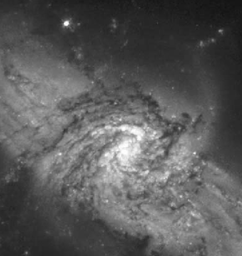
#> input picture images/galaxy.tif, 242 x 256 px, shrunk from 566 x 598 before the run
$ jupyter execute --allow-errors secao_4.ipynb
#> lines starting #> are read from the running program, lines starting #| are printed output that depends on the picture
# Seção 4: Filtro de Tamanho Arbitrário

O objetivo desta seção é implementar filtros de tamanho arbitrário n×n em Python, usando diferentes tipos de padding e explorar como diferentes funções de filtro (por exemplo, filtros Gaussianos para suavização e filtros Laplacianos para aguçamento) afetam as características da imagem.

# Metodologia e Implementação

### Configurações do Projeto e Funções úteis

[cell 1]
import cv2
import numpy as np
import matplotlib.pyplot as plt

def calcular_histograma(imagem):
    histograma = np.zeros(256, dtype=int)

    for valor in imagem.flatten():
        histograma[valor] += 1

    return histograma

## Implementação do Filtro com Tamanho Arbitrário:

O objetivo desta implementação é aplicar um filtro de tamanho arbitrário em uma imagem em escala de cinza. O filtro permite suavizar a imagem e reduzir o ruído, utilizando uma matriz de coeficientes que define como os pixels vizinhos devem influenciar o pixel central. Neste exemplo, um filtro de 7x5 é aplicado a uma imagem ruidosa gerada por meio da adição de ruído gaussiano.

Nesta implementação, uma função `aplicar_filtro_arbitrario` foi criada para aplicar o filtro à imagem. A função calcula a soma ponderada dos pixels na vizinhança de cada pixel, conforme definido pela matriz do filtro, e garante que o resultado permaneça dentro do intervalo válido de intensidades de pixel. Após a aplicação do filtro, a imagem filtrada é exibida ao lado da imagem original, demonstrando a eficácia do filtro na suavização e na redução de ruído. A abordagem é flexível e pode ser adaptada para usar diferentes tamanhos e formas de filtros.

[cell 2]
import numpy as np
import cv2
import matplotlib.pyplot as plt

def aplicar_filtro_arbitrario(image, filter_matrix):
    M, N = image.shape
    K = filter_matrix.shape[1] // 2
    L = filter_matrix.shape[0] // 2

    filtered_image = np.zeros_like(image)
    scale_factor = 1.0 / np.sum(filter_matrix)

    for u in range(K, M - K):
        for v in range(L, N - L):
            sum_result = 0
            for i in range(-K, K + 1):
                for j in range(-L, L + 1):

                    pixel_value = image[u + i, v + j]
                    filter_value = filter_matrix[j + L, i + K]
                    sum_result += pixel_value * filter_value

            result = int(round(scale_factor * sum_result))
            result = np.clip(result, 0, 255)
            filtered_image[u, v] = result

    return filtered_image

image = cv2.imread('images/galaxy.tif', cv2.IMREAD_GRAYSCALE)
#> image is the input picture: shape (256, 242); min 18, max 255, mean 89.9

def soma_ruido_gaussiano(I, sigma):
#> called with sigma = 0.1
    h, w = I.shape
#> h = 256; w = 242
    noise = np.random.normal(0, sigma, (h, w))
    I += noise
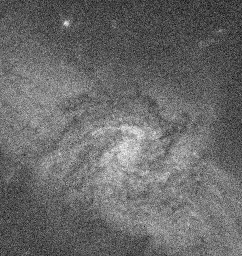
#> I: shape (256, 242) float32; min -0.284, max 1.24, mean 0.352; drawn with min black and max white
    return np.clip(I, 0, 255)
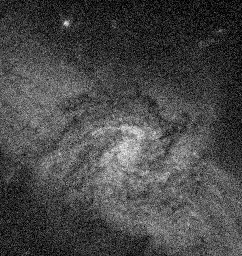
#> returned value: shape (256, 242) float32; min 0, max 1.24, mean 0.353; drawn with min black and max white

image_float = image.astype(np.float32) / 255.0
noisy_image = soma_ruido_gaussiano(image_float, 0.1) * 255
noisy_image = noisy_image.astype(np.uint8)
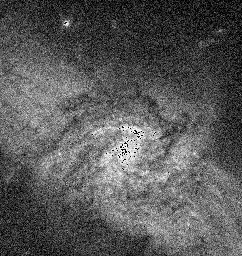
#> noisy_image: shape (256, 242); min 0, max 255, mean 89.1

filter_matrix = np.array([
    [0, 0, 1, 1, 1, 0, 0],
    [0, 1, 1, 1, 1, 1, 0],
    [1, 1, 1, 1, 1, 1, 1],
    [0, 1, 1, 1, 1, 1, 0],
    [0, 0, 1, 1, 1, 0, 0]
])

filtered_image = aplicar_filtro_arbitrario(noisy_image, filter_matrix)
#> after the loop in aplicar_filtro_arbitrario, `for u in range(K, M - K):`:
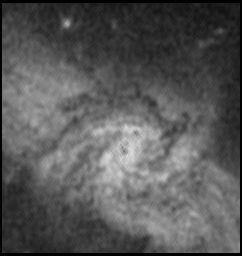
#> filtered_image: shape (256, 242); min 0, max 221, mean 86.8

plt.figure(figsize=(12, 6))
plt.subplot(1, 2, 1)
plt.title('Imagem Original')
plt.imshow(noisy_image, cmap='gray')
plt.axis('off')

plt.subplot(1, 2, 2)
plt.title('Imagem Filtrada')
plt.imshow(filtered_image, cmap='gray')
plt.axis('off')

plt.show()

## Filtro Gaussiano

O filtro gaussiano é um filtro de suavização que utiliza uma função gaussiana para calcular os pesos dos pixels na vizinhança. Ao contrário do filtro de média, o filtro gaussiano dá mais peso aos pixels que estão mais próximos do pixel central, o que resulta em uma suavização mais natural e menos distorcida.

A função `gaussian_filter` cria uma matriz de filtro gaussiano, que é comumente utilizada em processamento de imagens para suavização e redução de ruído. Ela recebe dois parâmetros: `size`, que define a dimensão da matriz (tamanho do filtro), e `sigma`, que determina a largura da distribuição gaussiana. A função começa gerando um vetor `ax` que varia de `-(size // 2)` a `size // 2`, representando os eixos x e y do filtro. Em seguida, utiliza `np.meshgrid` para criar duas matrizes 2D (`xx` e `yy`) que contêm as coordenadas x e y, respectivamente. A função calcula os valores do filtro gaussiano aplicando a fórmula da distribuição gaussiana em cada ponto da grade, e depois normaliza a matriz resultante dividindo cada elemento pela soma total dos elementos da matriz. Isso garante que a soma dos pesos do filtro seja igual a 1, mantendo a intensidade da imagem após a filtragem.

[cell 3]
def gaussian_filter(size=5, sigma=1.0):
    """Cria uma matriz de filtro gaussiano."""
    ax = np.linspace(-(size // 2), size // 2, size)
    xx, yy = np.meshgrid(ax, ax)
    gauss = np.exp(-(xx**2 + yy**2) / (2 * sigma**2))
    return gauss / np.sum(gauss)

gaussian_matrix = gaussian_filter(size=5, sigma=1.0)
gaussian_filtered_image = aplicar_filtro_arbitrario(noisy_image, gaussian_matrix)

plt.figure(figsize=(12, 6))
plt.subplot(1, 2, 1)
plt.title('Imagem com Ruído')
plt.imshow(noisy_image, cmap='gray')
plt.axis('off')

plt.subplot(1, 2, 2)
plt.title('Imagem Filtrada com Filtro Gaussiano')
plt.imshow(gaussian_filtered_image, cmap='gray')
plt.axis('off')

plt.show()
#> after the loop in aplicar_filtro_arbitrario, `for u in range(K, M - K):`: filtered_image: shape (256, 242); every value is 0

## Filtro Laplaciano

O filtro laplaciano é um operador utilizado para aguçar imagens e destacar bordas ao calcular a segunda derivada da intensidade dos pixels. Ele tem uma matriz de 3x3 com um elemento central negativo e elementos adjacentes positivos, o que realça áreas de alta variação na intensidade. Ao aplicar o filtro, ele enfatiza contornos e detalhes, tornando-se uma ferramenta eficaz em detecção de bordas no processamento de imagens.

[cell 4]
def laplacian_filter():
    """Cria uma matriz de filtro laplaciano."""
    laplacian_matrix = np.array([
        [0,  1, 0],
        [1, -4, 1],
        [0,  1, 0]
    ])
    return laplacian_matrix

noisy_image = noisy_image.astype(np.uint8)

laplacian_matrix = laplacian_filter()
#> (the rest of this cell did not finish here and is left out)

## Filtro de Média
O **filtro de média** é um dos filtros mais simples e populares usados na filtragem de imagens. Ele suaviza a imagem reduzindo o ruído e as variações bruscas nas intensidades de pixels. O filtro calcula a média dos pixels em uma vizinhança definida e substitui o pixel central por essa média.

**Implementação**: A matriz de filtro de média é criada como uma matriz de tamanho n * n onde todos os elementos têm o mesmo valor, que é o inverso do número total de elementos da matriz. Quando aplicada, ela suaviza a imagem ao reduzir a influência de ruídos locais.

[cell 5]
def media_filtro(size=3):
    """Cria uma matriz de filtro de média."""
    return np.ones((size, size)) / (size * size)

mean_matrix = media_filtro(size=5)
media_filtroed_image = aplicar_filtro_arbitrario(noisy_image, mean_matrix)

plt.figure(figsize=(12, 6))
plt.subplot(1, 2, 1)
plt.title('Imagem com Ruído')
plt.imshow(noisy_image, cmap='gray')
plt.axis('off')

plt.subplot(1, 2, 2)
plt.title('Imagem Filtrada com Filtro de Média')
plt.imshow(media_filtroed_image, cmap='gray')
plt.axis('off')

plt.show()

## Filtro de Mediana
O ***filtro mediano*** é uma técnica de processamento de imagem eficaz para remover ruído, especialmente o tipo "sal e pimenta". Em vez de calcular a média dos pixels vizinhos, como fazem os filtros lineares, o filtro mediano substitui o valor de um pixel pela mediana dos valores dos pixels em sua vizinhança, preservando melhor as bordas e reduzindo o impacto de valores extremos.

[cell 6]
import numpy as np
import cv2
import matplotlib.pyplot as plt

def apply_median_filter(image, size=3):
    """Aplica um filtro mediano à imagem."""
#> called with size = 5
    M, N = image.shape
#> M = 256; N = 242
    pad_size = size // 2
    # Adiciona padding à imagem
    padded_image = np.pad(image, pad_size, mode='edge')
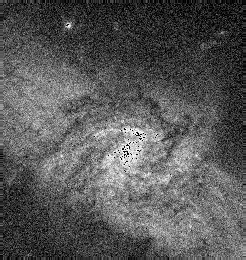
#> padded_image: shape (260, 246); min 0, max 255, mean 88.1
    filtered_image = np.zeros_like(image)

    for u in range(M):
        for v in range(N):
            # Nesta parte extrai a vizinhança do pixel
            neighborhood = padded_image[u:u + size, v:v + size]
            # Agora calculamos a mediana da vizinhança
            filtered_image[u, v] = np.median(neighborhood)
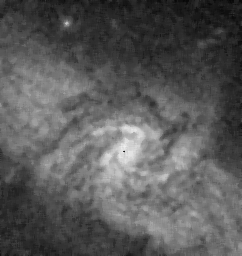
#> filtered_image: shape (256, 242); min 7, max 238, mean 89.2

    return filtered_image

mean_matrix = media_filtro(size=5)
media_filtroed_image = aplicar_filtro_arbitrario(noisy_image, mean_matrix)

median_filtered_image = apply_median_filter(noisy_image, size=5)

plt.figure(figsize=(12, 6))
plt.subplot(1, 2, 1)
plt.title('Imagem com Ruído')
plt.imshow(noisy_image, cmap='gray')
plt.axis('off')

plt.subplot(1, 2, 2)
plt.title('Imagem Filtrada com Filtro Mediano')
plt.imshow(median_filtered_image, cmap='gray')
plt.axis('off')

plt.show()

## Experimentos com Diferentes Tipos de Padding

Quando aplicamos filtros, o tratamento das bordas da imagem se torna uma questão importante. Para isso, utilizamos diferentes tipos de padding:

- ***Zero Padding***: Os pixels fora da imagem são preenchidos com zeros. Isso pode causar artefatos em bordas, pois a informação do pixel externo é zero.

- ***Replicate Padding***: Os pixels nas bordas são replicados. Isso ajuda a manter a informação da borda, mas pode causar uma transição abrupta se houver uma diferença de intensidade.

- ***Reflect Padding***: A imagem é espelhada nas bordas. Isso cria uma transição mais suave nas bordas e ajuda a preservar a informação, resultando em um tratamento mais natural.

[cell 7]
import numpy as np
import cv2
import matplotlib.pyplot as plt

def aplicar_filtro_arbitrario_padding(image, filter_matrix, padding_type='zero'):

#> called with filter_matrix = array of shape (3, 3), padding_type = 'zero'
    K = filter_matrix.shape[1] // 2
    L = filter_matrix.shape[0] // 2

    if padding_type == 'zero':
        padded_image = np.pad(image, [(L, L), (K, K)], mode='constant', constant_values=0)
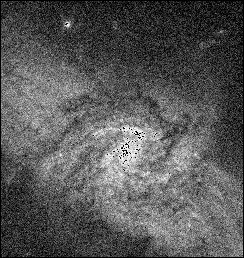
#> padded_image: shape (258, 244); min 0, max 255, mean 87.7
    elif padding_type == 'replicate':
        padded_image = np.pad(image, [(L, L), (K, K)], mode='edge')
    elif padding_type == 'reflect':
        padded_image = np.pad(image, [(L, L), (K, K)], mode='reflect')
    else:
        raise ValueError("Tipo de padding inválido.")

    M, N = image.shape
#> M = 256; N = 242
    filtered_image = np.zeros_like(image)

    scale_factor = 1.0 / np.sum(filter_matrix)

    for u in range(L, M + L):
        for v in range(K, N + K):
            sum_result = 0
            for i in range(-K, K + 1):
                for j in range(-L, L + 1):
                    pixel_value = padded_image[u + j, v + i]
                    filter_value = filter_matrix[j + L, i + K]
                    sum_result += pixel_value * filter_value

            result = int(round(scale_factor * sum_result))
            result = np.clip(result, 0, 255)
            filtered_image[u - L, v - K] = result
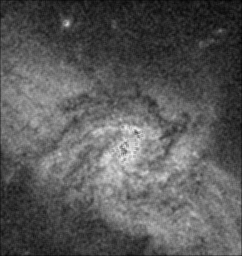
#> filtered_image: shape (256, 242); min 3, max 235, mean 88.8

    return filtered_image


mean_matrix = np.array([
    [1/9, 1/9, 1/9],
    [1/9, 1/9, 1/9],
    [1/9, 1/9, 1/9]
])

filtered_image_zero_padding = aplicar_filtro_arbitrario_padding(noisy_image, mean_matrix, padding_type='zero')
filtered_image_replicate_padding = aplicar_filtro_arbitrario_padding(noisy_image, mean_matrix, padding_type='replicate')
filtered_image_reflect_padding = aplicar_filtro_arbitrario_padding(noisy_image, mean_matrix, padding_type='reflect')

plt.figure(figsize=(18, 12))
plt.subplot(1, 3, 1)
plt.title('Zero Padding')
plt.imshow(filtered_image_zero_padding, cmap='gray')
plt.axis('off')

plt.subplot(1, 3, 2)
plt.title('Replicate Padding')
plt.imshow(filtered_image_replicate_padding, cmap='gray')
plt.axis('off')

plt.subplot(1, 3, 3)
plt.title('Reflect Padding')
plt.imshow(filtered_image_reflect_padding, cmap='gray')
plt.axis('off')

plt.show()

$ run again, with images/angiograma_aorta.tif copied over images/galaxy.tif
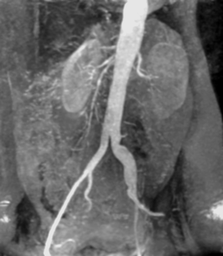
#> input picture images/angiograma_aorta.tif, 223 x 256 px, shrunk from 720 x 828 before the run
#> image is the input picture: shape (256, 223); min 0, max 233, mean 103.5
#> in soma_ruido_gaussiano, `I += noise`:
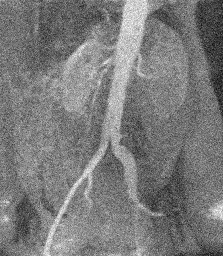
#> I: shape (256, 223) float32; min -0.309, max 1.17, mean 0.406; drawn with min black and max white
#> after the loop in aplicar_filtro_arbitrario_padding, `for u in range(L, M + L):`:
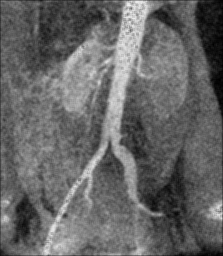
#> filtered_image: shape (256, 223); min 0, max 239, mean 101.8
